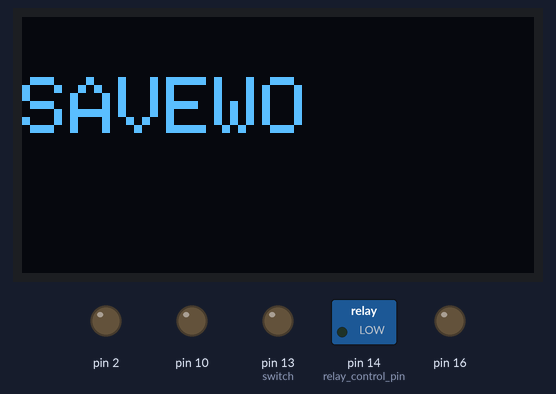
Bench run of a sketch on a simulated Arduino Uno, built with avr-gcc and run on an emulated ATmega328P. Shown: 128×64 one-colour display, switched loads named in the sketch (green lamp = pin HIGH), output pins drawn as LEDs (lit = HIGH). Pins used as bus, display or sensor lines are not drawn.

Above: at 1.1 s.
At 2.1 s:
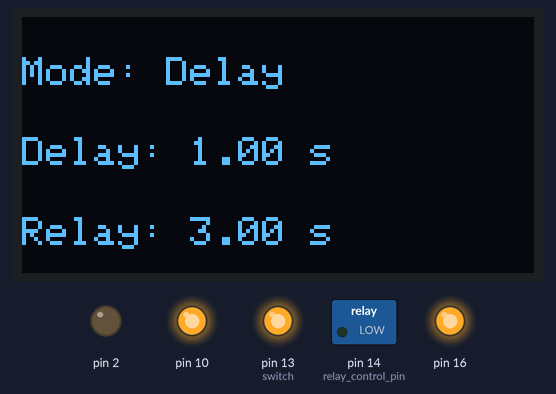

Measured:
- what the display in image 0 shows lasts 1.0 s, from 1.1 s to 2.1 s

The sketch:

MetalSensor_PL08N_v2.ino
```cpp
// OLED settings
#include <Wire.h>
#include <Adafruit_GFX.h>
#include <Adafruit_SH110X.h>
#define i2c_Address 0x3c //initialize with the I2C addr 0x3C
#define SCREEN_WIDTH 128 // OLED display width, in pixels
#define SCREEN_HEIGHT 64 // OLED display height, in pixels
#define OLED_RESET -1   //   QT-PY / XIAO
Adafruit_SH1106G display = Adafruit_SH1106G(SCREEN_WIDTH, SCREEN_HEIGHT, &Wire, OLED_RESET);

int DRmode = 0; // 0 = Delay mode; 1 = Relay mode;

double delaycount = 1000;
double Dsecond = 1.0;
double relayPeriod = 3000;
double Rsecond = 3.0;

int bs = 0;
int bs2 = 0;
int bs3 = 0;
int bs4 = 0;

void setup() {
  Serial.begin(9600);

  delay(1000);

  // OLED Start
  display.begin(i2c_Address, true);
  display.clearDisplay();
  display.setTextSize(2);
  display.setTextColor(1);
  display.setCursor(0, 15);
  display.print("SAVEWO");
  display.display();
  delay(1000);

  pinMode(12, OUTPUT); // sensor pin
  digitalWrite(12, HIGH);

  pinMode(14, OUTPUT); // relay control pin
  digitalWrite(14, LOW);

  pinMode(16, OUTPUT); // +
  digitalWrite(16, HIGH);

  pinMode(10, OUTPUT); // -
  digitalWrite(10, HIGH);

  pinMode(13, OUTPUT); // switch
  digitalWrite(13, HIGH);

  pinMode(2, OUTPUT);
}

void loop() {
  _relaycontrol();
  _button();
  _display();

  //Serial.println(Dsecond);
  delay(1);
}

void _relaycontrol() {
  if (digitalRead(12) == HIGH) {
    //value = 1;
    digitalWrite(14, LOW);
  }
  else if (digitalRead(12) == LOW) {
    //value = 0;
    delay(delaycount);
    digitalWrite(14, HIGH);
    delay(relayPeriod);
  }
  //Serial.println(value);
}

void _button() {
  ////////////////// Delay mode //////////////////
  if (DRmode == 0)
  {
    if (digitalRead(13) == LOW && bs == 0) {
      DRmode = 1;
      bs = 1;
    }
    else if (digitalRead(13) == HIGH && bs == 1) {
      bs = 0;
    }

    if (digitalRead(16) == LOW && bs2 == 0) {
      delaycount = delaycount + 100;
      Dsecond = delaycount/1000;
      bs2 = 1;
    }
    else if (digitalRead(16) == HIGH && bs2 == 1) {
      bs2 = 0;
    }

    if (digitalRead(10) == LOW && delaycount > 0 && bs3 == 0) {
      delaycount = delaycount - 100;
      Dsecond = delaycount/1000;
      bs3 = 1;
    }
    else if (digitalRead(10) == HIGH && bs3 == 1) {
      bs3 = 0;
    }
  }
  ////////////////// Relay mode //////////////////
  else if (DRmode == 1)
  {
    if (digitalRead(13) == LOW && bs == 0) {
      DRmode = 0;
      bs = 1;
    }
    else if (digitalRead(13) == HIGH && bs == 1) {
      bs = 0;
    }

    if (digitalRead(16) == LOW && bs2 == 0) {
      relayPeriod = relayPeriod + 100;
      Rsecond = relayPeriod/1000;
      bs2 = 1;
    }
    else if (digitalRead(16) == HIGH && bs2 == 1) {
      bs2 = 0;
    }

    if (digitalRead(10) == LOW && relayPeriod > 0 && bs3 == 0) {
      relayPeriod = relayPeriod - 100;
      Rsecond = relayPeriod/1000;
      bs3 = 1;
    }
    else if (digitalRead(10) == HIGH && bs3 == 1) {
      bs3 = 0;
    }
  }
}

void _display() {
  display.clearDisplay();
  display.setTextSize(1);
  display.setTextColor(1);
  display.setCursor(0, 10);
  display.print("Mode: ");
  if (DRmode == 0) {
    display.print("Delay");
  }
  else if (DRmode == 1) {
    display.print("Relay");
  }
  display.setCursor(0, 30);
  display.print("Delay: ");
  display.print(Dsecond);
  display.print(" s");
  display.setCursor(0, 50);
  display.print("Relay: ");
  display.print(Rsecond);
  display.print(" s");
  display.display();
  delay(1);
}
```
